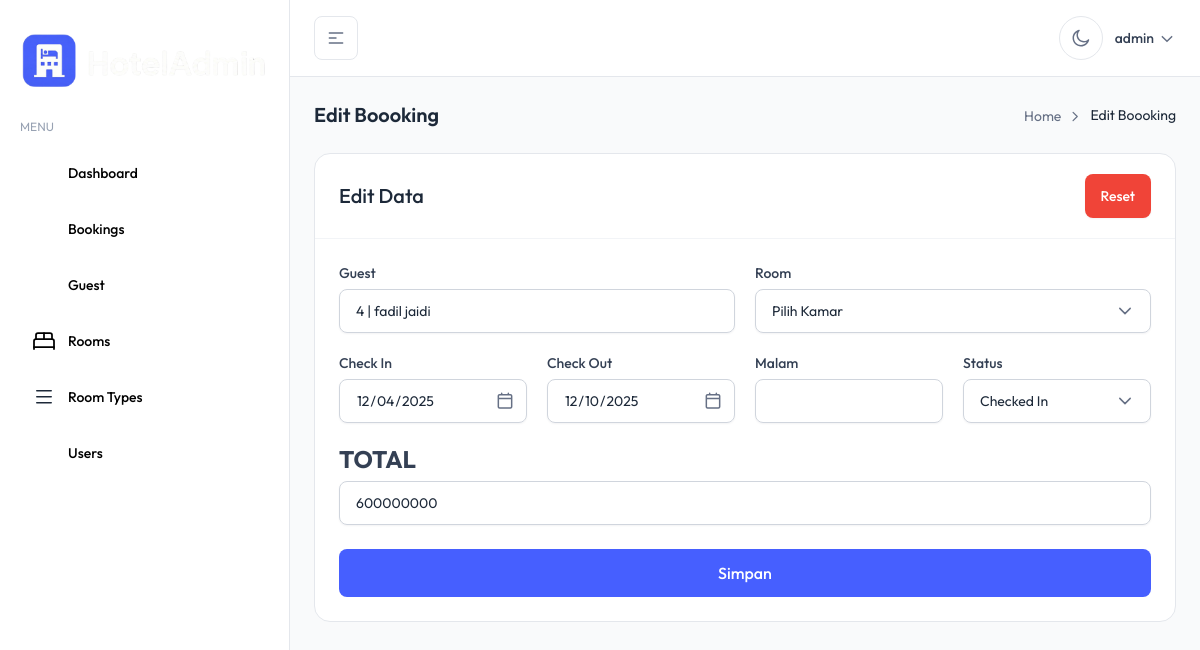
The app's page /bookings/edit-booking.php?id=5 (signed in) with its own data.
### tables this page shows
CREATE TABLE `guest` (
  `id` int(11) NOT NULL,
  `name` varchar(150) NOT NULL,
  `phone` varchar(15) NOT NULL,
  `nik` varchar(50) DEFAULT NULL,
  `address` text NOT NULL
);

CREATE TABLE `bookings` (
  `id` int(11) NOT NULL,
  `room_id` int(11) NOT NULL,
  `guest_id` int(11) NOT NULL,
  `check_in` date NOT NULL,
  `check_out` date NOT NULL,
  `total_price` int(11) NOT NULL,
  `status` enum('booked','checked_in','checked_out','cancelled') NOT NULL DEFAULT 'booked'
);

### config/function.php (called while the page is built, shortened)
<?php
function getData($sql){
    global $koneksi;
    $result = mysqli_query($koneksi, $sql);
    $rows = [];
    while ($row = mysqli_fetch_assoc($result)){
        $rows[] = $row;
    }
    return $rows;
}
?>

### module/mode-bookings.php (called while the page is built, shortened)
<?php
function selectStatus2($status)
{
    $result = null;
    if ($status === 'checked_in') {
        $result = "selected";
    }
    return $result;
}
?>

### bookings/edit-booking.php (the view, shortened to what this page needs)
<?php
require_once '../config/config.php';
require_once '../config/function.php';
require_once '../module/mode-bookings.php';
include_once '../template/header.php';
include_once '../template/sidebar.php';
include_once '../template/navbar.php';
$booking_id = $_GET['id'];
$sqlEdit = "SELECT * FROM bookings WHERE id = $booking_id";
$booking = getData($sqlEdit)[0];
$status = $booking['status'];
$guest_id = $booking['guest_id'];
$guest = getData("SELECT * FROM guest WHERE id = $guest_id")[0];
?>
<main>
    <div class="max-w-(--breakpoint-2xl) mx-auto p-4 sm:p-6 lg:p-8">
        <div x-data="{ pageName: `Edit Boooking`}">
            <?php require_once '../template/partials/breadcrumb.php'; ?>
        </div>
        <div class="rounded-2xl border border-gray-200 bg-white dark:border-gray-800 dark:bg-white/[0.03]">
            <form method="post">
                <div class="flex justify-between items-center px-5 py-4 sm:px-6 sm:py-5">
                    <h3 class="text-xl font-medium text-gray-800 dark:text-white/90">
                        Edit Data
                    </h3>
                    <button type="reset" name="reset"
                        class="inline-flex items-center gap-2 px-4 py-3 text-sm font-medium text-white transition rounded-lg bg-error-500 shadow-theme-xs hover:bg-error-600">
                        Reset
                    </button>
                </div>
                <div class="space-y-6 border-t border-gray-100 p-5 sm:p-6 dark:border-gray-800">
                    <div class="flex flex-col sm:flex-row gap-5 mb-5 ">
                        <div class="flex-1">
                            <div>
                                <label class="mb-1.5 block text-sm font-medium text-gray-700 dark:text-gray-400">
                                    Guest
                                </label>
                                <input type="text" value="<?= $guest['id'] ?> | <?= $guest['name'] ?>" readonly
                                    class="dark:bg-dark-900 shadow-theme-xs focus:border-brand-300 focus:ring-brand-500/10 dark:focus:border-brand-800 h-11 w-full rounded-lg border border-gray-300 bg-transparent px-4 py-2.5 text-sm text-gray-800 focus:ring-3 focus:outline-hidden dark:border-gray-700 dark:bg-gray-900 dark:text-white/90" />
                            </div>
                        </div>
                        <div class="flex-1">
                            <div>
                                <label class="mb-1.5 block text-sm font-medium text-gray-700 dark:text-gray-400">
                                    Room
                                </label>
                                <div x-data="{ isOptionSelected: false }" class="relative z-20 bg-transparent">
                                    <select name="room_id" required id="roomSelect"
                                        class="dark:bg-dark-900 shadow-theme-xs focus:border-brand-300 focus:ring-brand-500/10 dark:focus:border-brand-800 h-11 w-full appearance-none rounded-lg border border-gray-300 bg-transparent bg-none px-4 py-2.5 pr-11 text-sm text-gray-800 placeholder:text-gray-400 focus:ring-3 focus:outline-hidden dark:border-gray-700 dark:bg-gray-900 dark:text-white/90 dark:placeholder:text-white/30"
                                        :class="isOptionSelected && 'text-gray-800 dark:text-white/90'"
                                        @change="isOptionSelected = true">
                                        <option value="" data-price=""
                                            class="text-gray-700 dark:bg-gray-900 dark:text-gray-400">
                                            Pilih Kamar
                                        </option>
                                    </select>
                                    <span
                                        class="pointer-events-none absolute top-1/2 right-4 z-30 -translate-y-1/2 text-gray-500 dark:text-gray-400">
                                        <svg class="stroke-current" width="20" height="20" viewBox="0 0 20 20"
                                            fill="none" xmlns="http://www.w3.org/2000/svg">
                                            <path d="M4.79175 7.396L10.0001 12.6043L15.2084 7.396" stroke=""
                                                stroke-width="1.5" stroke-linecap="round" stroke-linejoin="round" />
                                        </svg>
                                    </span>
                                </div>
                            </div>
                        </div>
                    </div>
                    <div class="flex flex-col sm:flex-row gap-5 mb-5">
                        <div class="flex-1">
                            <div>
                                <label class="mb-1.5 block text-sm font-medium text-gray-700 dark:text-gray-400">
                                    Check In
                                </label>
                                <div class="relative">
                                    <input type="date" placeholder="Select date" name="check_in" required
                                        value="<?= $booking['check_in'] ?>"
                                        class="dark:bg-dark-900 shadow-theme-xs focus:border-brand-300 focus:ring-brand-500/10 dark:focus:border-brand-800 h-11 w-full appearance-none rounded-lg border border-gray-300 bg-transparent bg-none px-4 py-2.5 pr-11 pl-4 text-sm text-gray-800 placeholder:text-gray-400 focus:ring-3 focus:outline-hidden dark:border-gray-700 dark:bg-gray-900 dark:text-white/90 dark:placeholder:text-white/30"
                                        onclick="this.showPicker()" />
                                    <span
                                        class="pointer-events-none absolute top-1/2 right-3 -translate-y-1/2 text-gray-500 dark:text-gray-400">
                                    </span>
                                </div>
                            </div>
                        </div>
                        <div class="flex-1">
                            <div>
                                <label class="mb-1.5 block text-sm font-medium text-gray-700 dark:text-gray-400">
                                    Check Out
                                </label>
                                <div class="relative">
                                    <input type="date" placeholder="Select date" name="check_out" required
                                        value="<?= $booking['check_out'] ?>"
                                        class="dark:bg-dark-900 shadow-theme-xs focus:border-brand-300 focus:ring-brand-500/10 dark:focus:border-brand-800 h-11 w-full appearance-none rounded-lg border border-gray-300 bg-transparent bg-none px-4 py-2.5 pr-11 pl-4 text-sm text-gray-800 placeholder:text-gray-400 focus:ring-3 focus:outline-hidden dark:border-gray-700 dark:bg-gray-900 dark:text-white/90 dark:placeholder:text-white/30"
                                        onclick="this.showPicker()" />
                                    <span
                                        class="pointer-events-none absolute top-1/2 right-3 -translate-y-1/2 text-gray-500 dark:text-gray-400">
                                    </span>
                                </div>
                            </div>
                        </div>
                        <div class="flex-1">
                            <div>
                                <label class="mb-1.5 block text-sm font-medium text-gray-700 dark:text-gray-400">
                                    Malam
                                </label>
                                <input type="number" id="nights" name="nights" readonly
                                    class="dark:bg-dark-900 shadow-theme-xs focus:border-brand-300 focus:ring-brand-500/10 dark:focus:border-brand-800 h-11 w-full rounded-lg border border-gray-300 bg-transparent px-4 py-2.5 text-sm text-gray-800 focus:ring-3 focus:outline-hidden dark:border-gray-700 dark:bg-gray-900 dark:text-white/90" />
                            </div>
                        </div>
                        <div class="flex-1">
                            <div>
                                <label class="mb-1.5 block text-sm font-medium text-gray-700 dark:text-gray-400">
                                    Status
                                </label>
                                <div x-data="{ isOptionSelected: false }" class="relative z-20 bg-transparent">
                                    <select name="status" required
                                        class="dark:bg-dark-900 shadow-theme-xs focus:border-brand-300 focus:ring-brand-500/10 dark:focus:border-brand-800 h-11 w-full appearance-none rounded-lg border border-gray-300 bg-transparent bg-none px-4 py-2.5 pr-11 text-sm text-gray-800 placeholder:text-gray-400 focus:ring-3 focus:outline-hidden dark:border-gray-700 dark:bg-gray-900 dark:text-white/90 dark:placeholder:text-white/30"
                                        :class="isOptionSelected && 'text-gray-800 dark:text-white/90'"
                                        @change="isOptionSelected = true">
                                        <option value="checked_in"
                                            class="text-gray-700 dark:bg-gray-900 dark:text-gray-400"
                                            <?= selectStatus2($status) ?>>
                                            Checked In
                                        </option>
                                    </select>
                                    <span
                                        class="pointer-events-none absolute top-1/2 right-4 z-30 -translate-y-1/2 text-gray-500 dark:text-gray-400">
                                        <svg class="stroke-current" width="20" height="20" viewBox="0 0 20 20"
                                            fill="none" xmlns="http://www.w3.org/2000/svg">
                                            <path d="M4.79175 7.396L10.0001 12.6043L15.2084 7.396" stroke=""
                                                stroke-width="1.5" stroke-linecap="round" stroke-linejoin="round" />
                                        </svg>
                                    </span>
                                </div>
                            </div>
                        </div>
                    </div>
                    <div>
                        <label class="mb-1.5 block text-2xl font-bold text-gray-700 dark:text-gray-400">
                            TOTAL
                        </label>
                        <input type="text" name="total_price" readonly id="price" value="<?= $booking['total_price'] ?>"
                            class="dark:bg-dark-900 shadow-theme-xs focus:border-brand-300 focus:ring-brand-500/10 dark:focus:border-brand-800 h-11 w-full rounded-lg border border-gray-300 bg-transparent px-4 py-2.5 text-sm text-gray-800 focus:ring-3 focus:outline-hidden dark:border-gray-700 dark:bg-gray-900 dark:text-white/90" />
                    </div>
                    <button type="submit" name="update"
                        class="w-full rounded-lg bg-brand-500 py-3 px-5 text-base font-medium text-white hover:bg-brand-600 focus:outline-hidden">
                        Simpan
                    </button>
                </div>
            </form>
        </div>
    </div>
</main>
<?php include '../template/footer.php'; ?>

### records on screen
guest: id+name "4 | fadil jaidi"
bookings: check_in "12/04/2025", check_out "12/10/2025", total_price "600000000"

### other values on screen
$_SESSION['ssUserHotel'] "admin"
